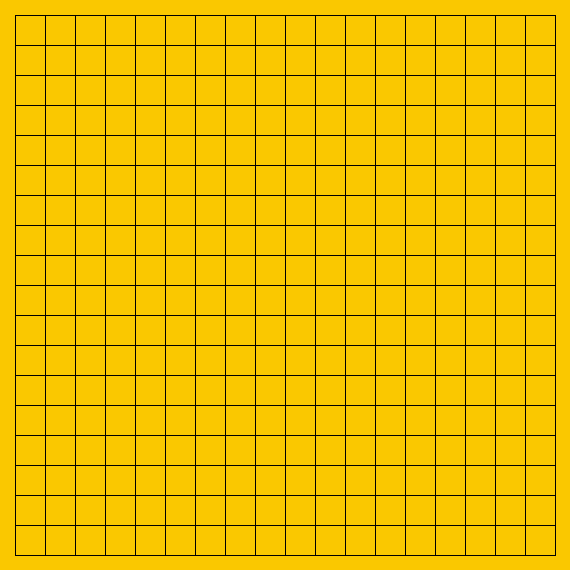
Frame 1 (no input)
Frame 60 (the mouse pressed at the canvas centre just before this capture): identical to frame 1, image omitted
Frame 120 (the mouse held since frame 60 and released just before this capture): identical to frame 1, image omitted

The Processing sketch that drew this single still picture (run headless with seeded random() and noise(); from frame 60 on, the mouse is pressed at the canvas centre):

// Processing sketch: dragcheck_wenhao_liao
// ── dragcheck_wenhao_liao.pde
final int N = 19;
int BOX;
int currentColor = 1;
int [] board = new int[N*N];
boolean ontheKey = false;
boolean secondPressed = false;
float fx = 0.0;
float fy = 0.0;
float px;
float py;
int position;

void setup(){
  size(570,570);
  BOX = width / N;
}

void drawBoard () {
  background(250,200,0);
  for (int i = 0; i < N; i++){
    line(BOX/2, BOX/2+i*BOX, width-BOX/2, BOX/2+i*BOX);//x-aixs
    line(BOX/2+i*BOX, BOX/2, BOX/2+i*BOX, height-BOX/2);//y-aixs
  }
}

void placeChess() {
  for (int i = 0; i < board.length; i++){
    
    int x = i % N;
    int y = i / N;
    
    switch (board[i]){
      case 0:
        break;
      case 1:
        fill(0);
        
        if ( mouseX > x*BOX && mouseX <x*BOX + BOX
    && mouseY > y*BOX && mouseY < y*BOX + BOX){
          
        ontheKey = true;
        
        if(ontheKey){
          fill(240,0,0);
        }
        
    }   else {
          fill(0);
          ontheKey = false;
    }    
        ellipse(x*BOX + BOX/2, y*BOX + BOX/2, 0.9*BOX, 0.9*BOX);
        break;
        
      case 2:
        fill(255);
        
        if ( mouseX > x*BOX && mouseX <x*BOX + BOX 
    && mouseY > y*BOX && mouseY < y*BOX + BOX ){
          
        ontheKey = true;
        
        if(ontheKey){
          fill(200,0,0);
        }
        
    }   else {
          fill(255);
          ontheKey = false;
    }    
        ellipse(x*BOX + BOX/2, y*BOX + BOX/2, 0.9*BOX, 0.9*BOX);
        break;      
    }     
    
}
}

void chess(){
  int x = mouseX/BOX, y = mouseY/BOX;
    if (board[y*N+x] == 0){
    board[y*N +x] = currentColor;
    }
}

void turn(){
  currentColor = 3 - currentColor;
}

void draw(){
  drawBoard();
  placeChess();
}

  void getPosition(){
    int x = mouseX/BOX, y = mouseY/BOX;
    position = y*N+x;
    println(position);
  }
  
  void deleteOriginal(){
    board[position] = 0;
  }
    
    
  
  void mousePressed(){
    turn();
    getPosition();
  }

  void mouseDragged(){
    turn();
  }
  
  void mouseReleased(){
    deleteOriginal();
    chess();
    println(position);
  } 
